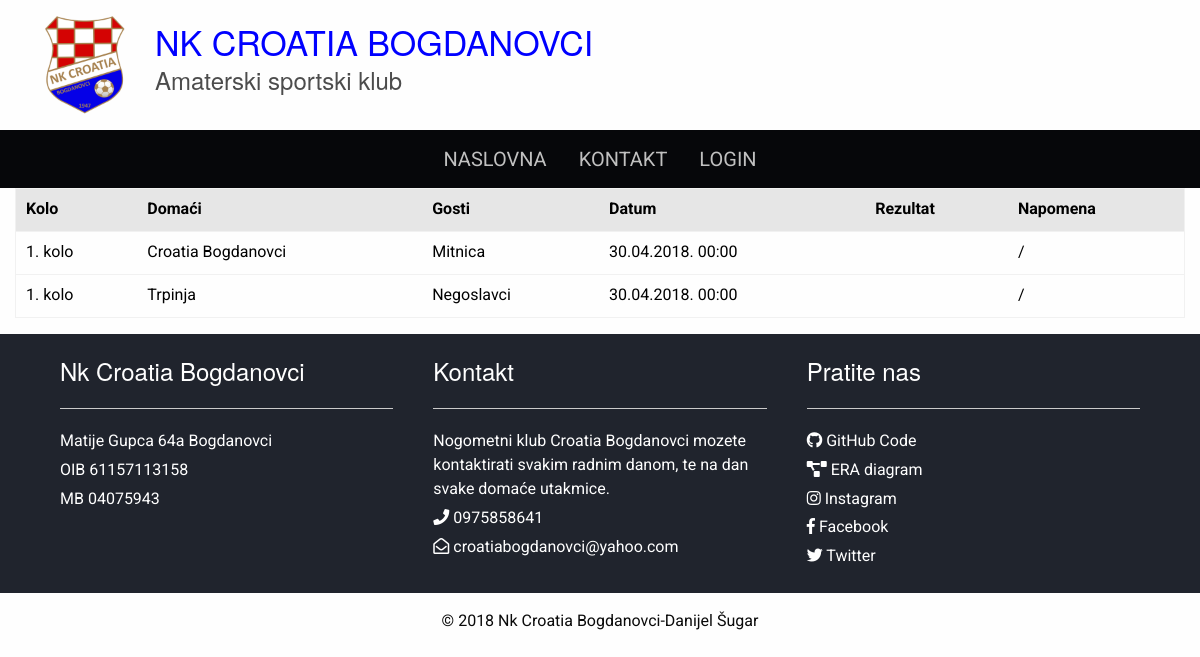
/schedule.php, run on an earlier commit of the app's database.
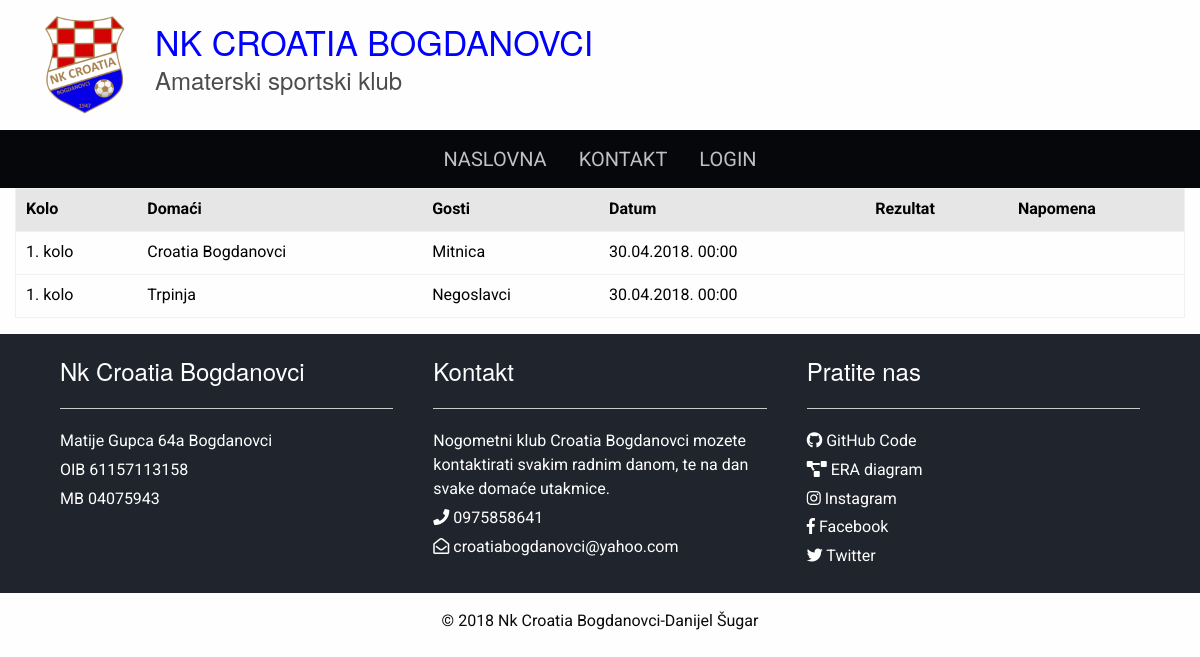
And on a later commit of the database.
### tables this page shows
create table utakmica(
sifra int not null primary key auto_increment,
naziv varchar(30) not null,
klub1 int not null,
klub2 int not null,
datumodigravanja datetime not null,
napomena varchar(200)
);

create table klub(
sifra int not null primary key auto_increment,
naziv varchar(50) not null,
pozicija int not null,
brojbodova int not null,
zabijenihgolova int not null,
primljenihgolova int not null
);

### schedule.php (the view, shortened to what this page needs)
<?php include_once "configuration.php";
?>
<!doctype html>
<html class="no-js" lang="en" dir="ltr">
<head>
  <?php include_once "template/head.php"; ?>
</head>
<body>
  <?php
    $query = $connect->prepare("
      select a.sifra, a.naziv, b.naziv as domaci, c.naziv as gost, a.rezultat, a.datumodigravanja, a.napomena
      from utakmica a
      inner join klub b
      on a.klub1=b.sifra
      inner join klub c
      on a.klub2=c.sifra
      order by naziv");
    $query->execute();
    $result = $query->fetchAll(PDO::FETCH_OBJ);
  ?>
  <?php include_once "template/header.php" ?>
  <?php include_once "template/navbar.php"; ?>
  <div class="grid-container">
    <div class="grid-x schedule align-center">
      <table class="responsive-card-table unstriped">
        <thead>
          <th>Kolo</th>
          <th>Domaći</th>
          <th>Gosti</th>
          <th>Datum</th>
          <th>Rezultat</th>
          <th>Napomena</th>
        </thead>
        <tbody>
          <?php foreach($result as $row): ?>
            <tr>
              <td data-label="Kolo"><?php echo $row->naziv ?></td>
              <td data-label="Domaći"><?php echo $row->domaci ?></td>
              <td data-label="Gosti"><?php echo $row->gost ?></td>
              <td data-label="Datum"><?php echo ($row->datumodigravanja!=null) ? date("d.m.Y. H:i",strtotime($row->datumodigravanja)) : "Nije definirano "; ?></td>
              <td data-label="Rezultat"><?php echo $row->rezultat; ?></td>
              <td data-label="Napomena"><?php echo $row->napomena ?></td>
            </tr>
          <?php endforeach; ?>
        </tbody>
      </table>
    </div>
  </div>
  <?php include_once "template/footer.php"; ?>
</body>
</html>

What changed in the data, as far as the page shows it:
changed utakmica "Croatia Bogdanovci": napomena "/" → (not shown)
changed utakmica "Trpinja": napomena "/" → (not shown)
